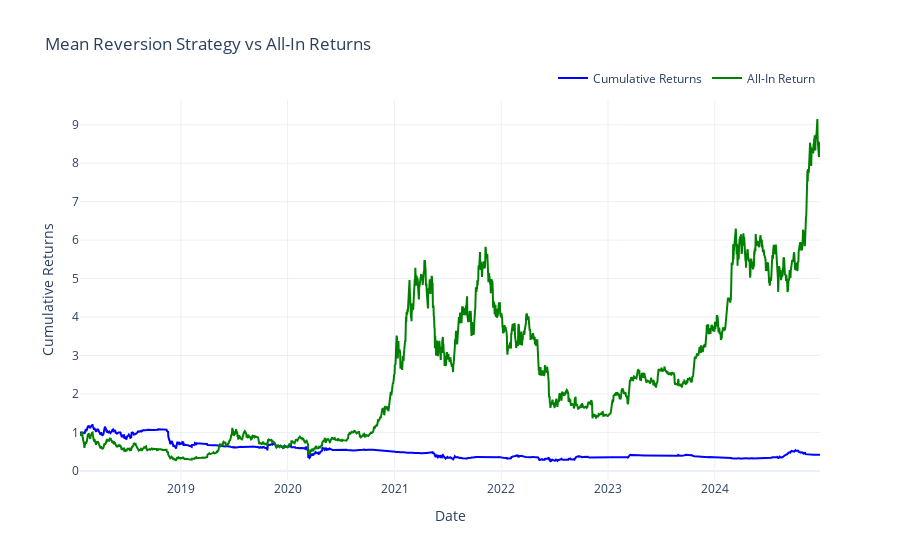

Notebook cell for this chart:
### Code cell
fig = go.Figure()

# Add the cumulative returns line
fig.add_trace(go.Scatter(
    x=data_rolling["Date"],  # Assuming 'Date' is a column in the DataFrame
    y=data_rolling["cum_returns"],
    mode='lines',
    name='Cumulative Returns',
    line=dict(color='blue')  # Customize the color if needed
))

fig.add_trace(go.Scatter(
    x=data_rolling["Date"], 
    y=data_rolling["all_in_return"],
    mode='lines',
    name='All-In Return',
    line=dict(color='green')
))


fig.update_layout(
    title="Mean Reversion Strategy vs All-In Returns",
    xaxis_title="Date",
    yaxis_title="Cumulative Returns",
    legend=dict(orientation='h', yanchor='bottom', y=1.02, xanchor='right', x=1),
    template='plotly_white'
)

# Show the figure
fig.show()

### Figure 1 — Plotly figure (JSON) as saved in the notebook; plotly's stock layout.template omitted (floating-point values rounded to 4 significant figures; data arrays with more than 128 entries replaced by an {"elided": "..."} marker saying what was removed)
{"data": [{"line": {"color": "blue"}, "mode": "lines", "name": "Cumulative Returns", "type": "scatter", "x": {"elided": "2532 str values"}, "y": {"elided": "2532 float values"}}, {"line": {"color": "green"}, "mode": "lines", "name": "All-In Return", "type": "scatter", "x": {"elided": "2532 str values"}, "y": {"elided": "2532 float values"}}], "layout": {"legend": {"orientation": "h", "x": 1, "xanchor": "right", "y": 1.02, "yanchor": "bottom"}, "title": {"text": "Mean Reversion Strategy vs All-In Returns"}, "xaxis": {"title": {"text": "Date"}}, "yaxis": {"title": {"text": "Cumulative Returns"}}}}
